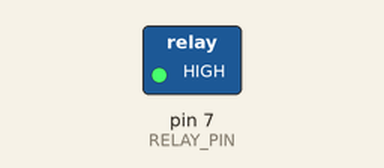
Recording of a sketch running on a simulated Arduino Uno, built with avr-gcc and run on an emulated ATmega328P. On the bench: switched loads named in the sketch (green lamp = pin HIGH).

Above: at 2.5 s.
At 7.5 s:
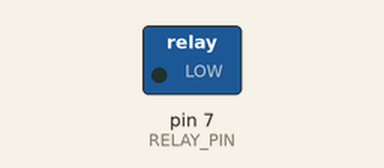
Timing chart, 0 to 13.0 s (numbered marks = the images above):
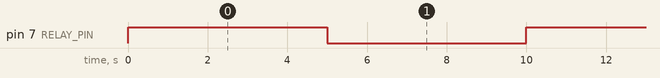

The sketch:

relay-light-on.ino
```cpp
// Define the pin where the relay is connected
#define RELAY_PIN 7

// Setup function to initialize the relay pin
void setup() {
  // Set the relay pin as an OUTPUT
  pinMode(RELAY_PIN, OUTPUT);
}

// Loop function to control the relay
void loop() {
  // Turn ON the relay (and the light)
  digitalWrite(RELAY_PIN, HIGH);  // Sending HIGH to the relay activates it
  delay(5000);  // Light stays ON for 5 seconds

  // Turn OFF the relay (and the light)
  digitalWrite(RELAY_PIN, LOW);  // Sending LOW to the relay deactivates it
  delay(5000);  // Light stays OFF for 5 seconds
}
```

Measured:
- by itself, pin 7 (RELAY_PIN): alternates HIGH for 5.0 s and LOW for 5.0 s
